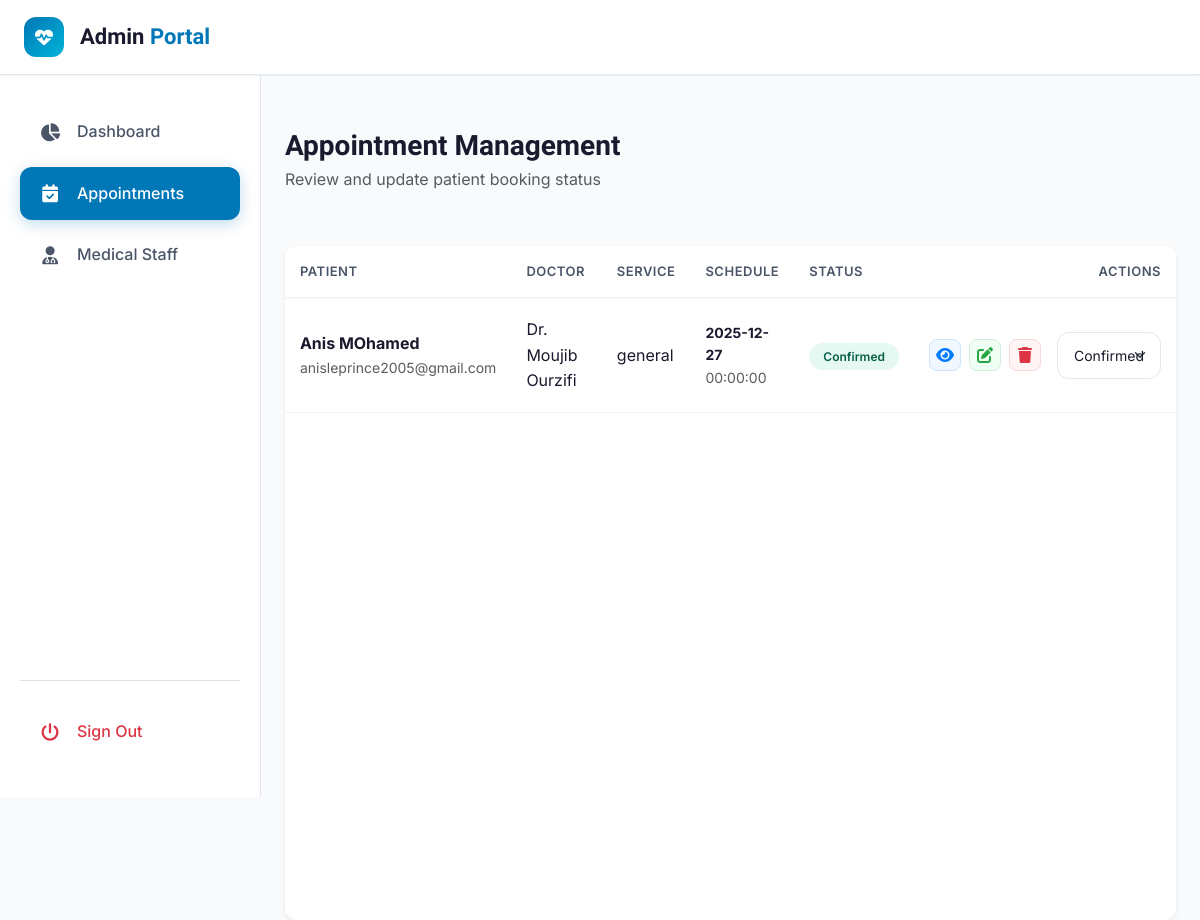
The app's page /manage_appointments.php (signed in) with its own data.
### tables this page shows
CREATE TABLE `appointments` (
  `id` int(11) NOT NULL,
  `first_name` varchar(100) NOT NULL,
  `last_name` varchar(100) NOT NULL,
  `birthdate` date NOT NULL,
  `gender` enum('Male','Female') DEFAULT NULL,
  `requested_service` varchar(150) NOT NULL,
  `preferred_date` date NOT NULL,
  `preferred_time` time NOT NULL,
  `email` varchar(150) NOT NULL,
  `phone` varchar(30) NOT NULL,
  `address` text DEFAULT NULL,
  `allergies_history` text DEFAULT NULL,
  `selected_doctor` varchar(100) DEFAULT NULL,
  `medical_file` varchar(255) DEFAULT NULL,
  `created_at` datetime DEFAULT current_timestamp(),
  `updated_at` datetime DEFAULT current_timestamp() ON UPDATE current_timestamp(),
  `status` enum('Pending','Confirmed','Completed','Cancelled') DEFAULT 'Pending'
);

### manage_appointments.php (the view, shortened to what this page needs)
<?php
require_once 'connection.php';
$stmt = $pdo->query("SELECT * FROM appointments ORDER BY preferred_date DESC, preferred_time DESC");
$appointments = $stmt->fetchAll();
?>
<!DOCTYPE html>
<html lang="en">
<head>
    <link href="https://cdn.jsdelivr.net/npm/bootstrap@5.3.0/dist/css/bootstrap.min.css" rel="stylesheet">
    <link rel="stylesheet" href="https://cdnjs.cloudflare.com/ajax/libs/font-awesome/6.4.0/css/all.min.css">
    <link rel="stylesheet" href="styles.css">
</head>
<body class="admin-body">
    <nav class="navbar navbar-expand-lg admin-nav sticky-top">
        <div class="container-fluid px-4">
            <a class="navbar-brand d-flex align-items-center gap-3" href="admin.php">
                <div class="brand-logo" style="width: 40px; height: 40px; font-size: 18px;">
                    <i class="fas fa-heartbeat"></i>
                </div>
                <span class="brand-text">Admin <span class="brand-accent">Portal</span></span>
            </a>
        </div>
    </nav>
    <div class="d-flex">
        <aside class="sidebar d-none d-lg-block">
            <nav>
                <a href="admin.php" class="sidebar-link"><i class="fas fa-chart-pie"></i> Dashboard</a>
                <a href="manage_appointments.php" class="sidebar-link active"><i class="fas fa-calendar-check"></i> Appointments</a>
                <a href="medical-team.php" class="sidebar-link"><i class="fas fa-user-md"></i> Medical Staff</a>
                <div class="mt-auto pt-4 border-top">
                    <a href="logout.php" class="sidebar-link text-danger"><i class="fas fa-power-off"></i> Sign Out</a>
                </div>
            </nav>
        </aside>
        <main class="flex-grow-1 p-4">
            <div class="admin-header d-flex justify-content-between align-items-center mb-4">
                <div>
                    <h1 class="h3 font-sora fw-bold mb-1">Appointment Management</h1>
                    <p class="text-muted mb-0">Review and update patient booking status</p>
                </div>
            </div>
            <div class="admin-card border-0 shadow-sm overflow-hidden p-0">
                <div class="table-responsive">
                    <table class="table table-custom mb-0">
                        <thead>
                            <tr>
                                <th>Patient</th>
                                <th>Doctor</th>
                                <th>Service</th>
                                <th>Schedule</th>
                                <th>Status</th>
                                <th class="text-end">Actions</th>
                            </tr>
                        </thead>
                        <tbody>
                            <?php foreach ($appointments as $appt): ?>
                            <tr>
                                <td>
                                    <div class="patient-info">
                                        <div>
                                            <p class="mb-0 fw-bold"><?= htmlspecialchars($appt['first_name'] . ' ' . $appt['last_name']) ?></p>
                                            <p class="mb-0 text-muted small"><?= htmlspecialchars($appt['email']) ?></p>
                                        </div>
                                    </div>
                                </td>
                                <td><?= htmlspecialchars($appt['selected_doctor'] ?: 'Unassigned') ?></td>
                                <td><?= htmlspecialchars($appt['requested_service']) ?></td>
                                <td>
                                    <p class="mb-0 fw-bold small"><?= $appt['preferred_date'] ?></p>
                                    <p class="mb-0 text-muted small"><?= $appt['preferred_time'] ?></p>
                                </td>
                                <td>
                                    <?php
                                        $statusClass = 'badge-info';
                                        if($appt['status'] == 'Confirmed') $statusClass = 'badge-success';
                                    ?>
                                    <span class="badge-status <?= $statusClass ?>"><?= $appt['status'] ?></span>
                                </td>
                                <td class="text-end">
                                    <div class="d-flex justify-content-end gap-2 align-items-center">
                                        <?php $apptData = htmlspecialchars(json_encode($appt), ENT_QUOTES, 'UTF-8'); ?>
                                        <button class="btn btn-action btn-details" title="Details" onclick='viewDetails(<?= $apptData ?>)'>
                                            <i class="fas fa-eye"></i>
                                        </button>
                                        <button class="btn btn-action btn-edit" title="Edit" onclick='editAppointment(<?= $apptData ?>)'>
                                            <i class="fas fa-edit"></i>
                                        </button>
                                        <button class="btn btn-action btn-delete" title="Delete" onclick="confirmDelete(<?= $appt['id'] ?>)">
                                            <i class="fas fa-trash"></i>
                                        </button>
                                        <form method="POST" class="ms-2">
                                            <select name="status" class="form-select form-select-sm d-inline-block w-auto" onchange="this.form.submit()">
                                                <option value="Confirmed" <?= $appt['status'] == 'Confirmed' ? 'selected' : '' ?>>Confirmed</option>
                                            </select>
                                        </form>
                                    </div>
                                </td>
                            </tr>
                            <?php endforeach; ?>
                        </tbody>
                    </table>
                </div>
            </div>
        </main>
    </div>
</body>
</html>

### manage_appointments.php (style rules this page uses)
.btn-action { width: 32px; height: 32px; padding: 0; display: inline-flex; align-items: center; justify-content: center; border-radius: 8px; transition: all 0.2s; }
.btn-details { background: #f0f7ff; color: #007bff; border: 1px solid #cce5ff; }
.btn-edit { background: #f0fff4; color: #28a745; border: 1px solid #d4edda; }
.btn-delete { background: #fff5f5; color: #dc3545; border: 1px solid #f8d7da; }

### records on screen
appointments: first_name+last_name "Anis MOhamed", email "anisleprince2005@gmail.com", selected_doctor "Dr. Moujib Ourzifi", requested_service "general", preferred_date "2025-12-27", preferred_time "00:00:00", status "Confirmed"
